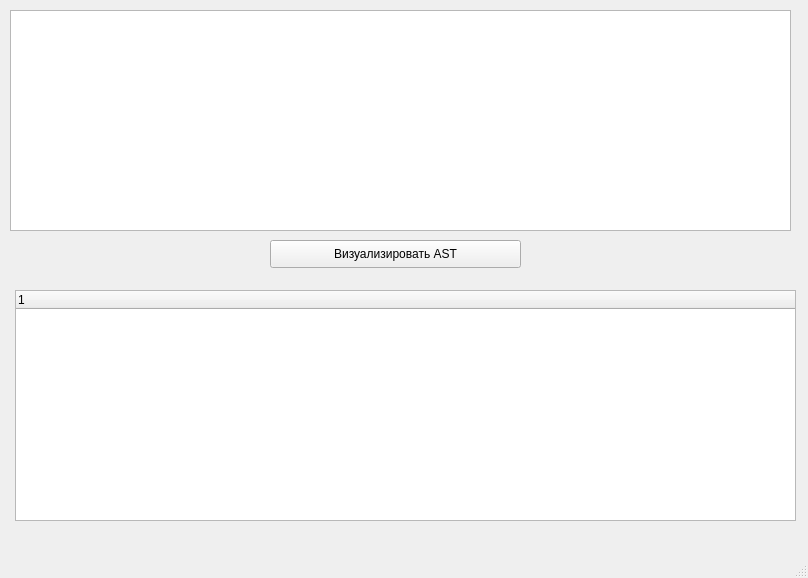
<?xml version="1.0" encoding="UTF-8"?>
<ui version="4.0">
 <class>MainWindow</class>
 <widget class="QMainWindow" name="MainWindow">
  <property name="geometry">
   <rect>
    <x>0</x>
    <y>0</y>
    <width>808</width>
    <height>578</height>
   </rect>
  </property>
  <property name="windowTitle">
   <string>MainWindow</string>
  </property>
  <widget class="QWidget" name="centralwidget">
   <widget class="QTextEdit" name="textEdit">
    <property name="geometry">
     <rect>
      <x>10</x>
      <y>10</y>
      <width>781</width>
      <height>221</height>
     </rect>
    </property>
   </widget>
   <widget class="QPushButton" name="pushButton">
    <property name="geometry">
     <rect>
      <x>270</x>
      <y>240</y>
      <width>251</width>
      <height>28</height>
     </rect>
    </property>
    <property name="text">
     <string>Визуализировать AST</string>
    </property>
   </widget>
   <widget class="QTreeWidget" name="treeWidget">
    <property name="geometry">
     <rect>
      <x>15</x>
      <y>290</y>
      <width>781</width>
      <height>231</height>
     </rect>
    </property>
    <property name="columnCount">
     <number>1</number>
    </property>
    <column>
     <property name="text">
      <string notr="true">1</string>
     </property>
    </column>
   </widget>
   <widget class="QLabel" name="answer">
    <property name="enabled">
     <bool>true</bool>
    </property>
    <property name="geometry">
     <rect>
      <x>24</x>
      <y>315</y>
      <width>761</width>
      <height>201</height>
     </rect>
    </property>
    <property name="text">
     <string/>
    </property>
    <property name="alignment">
     <set>Qt::AlignLeading|Qt::AlignLeft|Qt::AlignTop</set>
    </property>
   </widget>
  </widget>
  <widget class="QMenuBar" name="menubar">
   <property name="geometry">
    <rect>
     <x>0</x>
     <y>0</y>
     <width>808</width>
     <height>26</height>
    </rect>
   </property>
  </widget>
  <widget class="QStatusBar" name="statusbar"/>
 </widget>
 <resources/>
 <connections/>
</ui>
